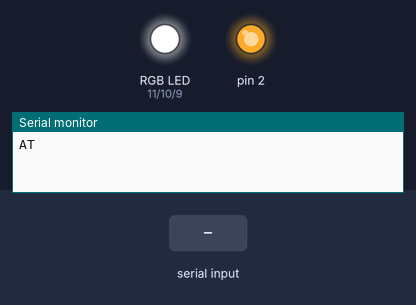
The sketch below on a simulated Arduino Uno, built with avr-gcc and run on an emulated ATmega328P. On the bench: an RGB LED mixed from three pins (HIGH = lit), output pins drawn as LEDs (lit = HIGH), the last lines printed to the serial monitor. The test bench sets the inputs (shaded band).

Above: at 0.5 s.
At 1.5 s:
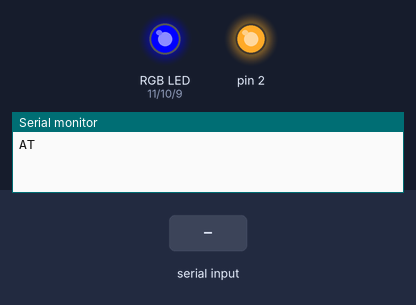
At 4.4 s:
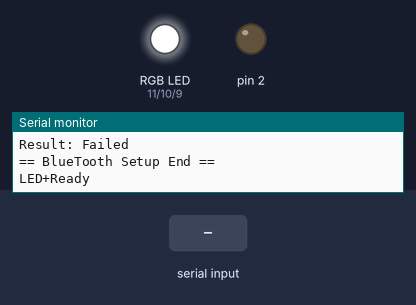
4.5 s: "OK;" received over Serial
6.0 s: "1;" received over Serial
Timing chart, 0 to 9.0 s (numbered marks = the images above; inputs shaded):
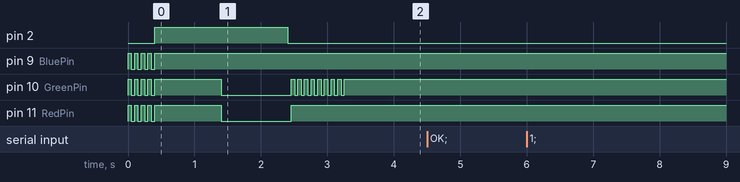

The sketch:

ArduinoCiLamp.ino
```cpp
#include "RGBLed.h"
#include "BlueToothSerial.h"

#define BLUETOOTH 1
#define RGBLED
// #define RBGLED

#define RedPin 11
#define GreenPin 10
#define BluePin 9

#if defined RGBLED
RGBLed led(RedPin, GreenPin, BluePin);
#elif defined RBGLED
RGBLed led(RedPin, BluePin, GreenPin);
#endif

BlueToothSerial BTSerial = BlueToothSerial(2, &Serial);

void setup() {
  led.setColor(0, 0, 0);
  led.blink(0xFFFFFFL, 2);
  Serial.begin(9600);

  bool succeeded = true;

#if BLUETOOTH
  BTSerial.beginSetup(BLUETOOTH);

  if(BTSerial.setupEcho(BLUETOOTH)) { // Bluetooth board if found

    led.blink(0xFF0000L, 3);
    succeeded &= BTSerial.setupBaund(9600);
    succeeded &= BTSerial.setupRole(0);
    succeeded &= BTSerial.setupName("TimNew-CI-Lamp");
    succeeded &= BTSerial.setupSecret("4884");
  }
  else {
    led.last(0x00FFFF);
  }

  String result = BTSerial.endSetup();

  BTSerial.println(result);

#endif

  if(succeeded) {
    led.blink(0x00FF00L, 4);
  }
  else {
    led.blink(0x0000FFL, 4);
  }


  BTSerial.println("LED+Ready");
}

void loop() {
  if(BTSerial.available()) {
    String command = BTSerial.readStringUntil(';');
    command.trim();
    command.toUpperCase();

    if(command == "LED+CONNECT") {
      BTSerial.println("LED+Ready");
    }
    else if(command == "LED+COLOR") {
      byte values[3];
      BTSerial.readBytes((char*) values, 3);
      led.setColor((byte*)values);
      BTSerial.print("LED+Color=[");
      BTSerial.print(values[0], DEC);
      BTSerial.write(',');
      BTSerial.print(values[1], DEC);
      BTSerial.write(',');
      BTSerial.print(values[2], DEC);
      BTSerial.println("]");
    }
    else {
      BTSerial.print("Unknown command: ");
      BTSerial.println(command);
    }
  }
}
```

BlueToothSerial.cpp
```cpp
#include "BlueToothSerial.h"

unsigned int BlueToothSerial::write(byte data) {
  return stream->write(data);
}

int BlueToothSerial::available() {
  return stream->available();
}

int BlueToothSerial::read() {
  return stream->read();
}

int BlueToothSerial::peek() {
  return stream->peek();
}

void BlueToothSerial::flush() {
  return stream->flush();
}

BlueToothSerial::BlueToothSerial(byte ATPin, Stream* serialPort) {
  atPin = ATPin;
  pinMode(atPin, OUTPUT);
  stream = serialPort;

  while(stream->available()) {
    stream->read();
  }
}

void BlueToothSerial::beginSetup(sbyte retryTimes) {
  digitalWrite(atPin, HIGH);
  this->retry = retryTimes;
  setupResult = "\r\n== BlueTooth Setup ==\r\n\r\n";
}

void BlueToothSerial::setupPrint(String output) { setupResult += output; }
void BlueToothSerial::setupPrintln() { setupResult += "\r\n"; }
void BlueToothSerial::setupPrintln(String output) {
  setupPrint(output);
  setupPrintln();
}
void BlueToothSerial::setupPrintln(String label, String value) {
  setupPrint(label);
  setupPrint(": ");
  setupPrint(value);
  setupPrintln();
}
void BlueToothSerial::setupPrintln(String label, int index, String value) {
  setupPrint(label);
  setupPrint("[");
  setupPrint(String(index, (byte)DEC));
  setupPrint("]: ");
  setupPrint(value);
  setupPrintln();
}


String BlueToothSerial::endSetup() {
  setupPrint("\r\n\r\n== BlueTooth Setup End ==\r\n");
  digitalWrite(atPin, LOW);
  return setupResult;
}

boolean BlueToothSerial::setupEcho(sbyte retryTimes) { return sendCommand("AT", retryTimes); }
boolean BlueToothSerial::setupBaund(int baund, sbyte retryTimes) { return sendCommand("AT+UART=" + String(baund, (byte)DEC) + ",0,0", retryTimes); }
boolean BlueToothSerial::setupRole(byte role, sbyte retryTimes) { return sendCommand("AT+ROLE=" + String(role, (byte)DEC), retryTimes); }
boolean BlueToothSerial::setupName(String name, sbyte retryTimes) { return sendCommand("AT+NAME=" + String(name), retryTimes); }
boolean BlueToothSerial::setupSecret(String secretPin, sbyte retryTimes) { return sendCommand("AT+PSWD=" + String(secretPin), retryTimes); }
boolean BlueToothSerial::setupRemoveParis(sbyte retryTimes) { return sendCommand("AT+RMAAD", retryTimes); }

boolean BlueToothSerial::sendCommand(char* command, sbyte retryTimes) {
  return sendCommand(String(command), retryTimes);
}

boolean BlueToothSerial::sendCommand(String command, sbyte retryTimes) {
  byte times;
  if(retryTimes == -1)
    retryTimes = retry;

    setupPrintln("Command", command);

  for(times = 0; times < retryTimes; times ++) {
    stream->println(command);
    stream->flush();

    String result = stream->readStringUntil('\n');
    if(result=="")
      result = "<TimeOut>";

    setupPrintln("Result", times, result);
    result.trim();
    if( result == "OK") {
      break;
    }
  }

  if(times == retryTimes) {
    setupPrint("Result: Failed\r\n\r\n");
    return false;
  }
  else {
    setupPrint("Result: Succeeded\r\n\r\n");
    return true;
  }
}
```

BlueToothSerial.h
```cpp
#ifndef _BlueTooth_H_
#define _BlueTooth_H_

#include "Arduino.h"

#ifndef sbyte
  typedef signed char sbyte;
#endif

class BlueToothSerial : public Stream{
  public:
  BlueToothSerial(byte ATPin, Stream* serialPort);

  void beginSetup(sbyte retryTimes = 3);

  boolean setupEcho(sbyte retryTimes = -1); // AT
  boolean setupBaund(int baund, sbyte retryTimes = -1); // AT+UART
  boolean setupRole(byte role, sbyte retryTimes = -1); // AT+ROLE
  boolean setupName(String name, sbyte retryTimes = -1); // AT+NAME
  boolean setupSecret(String secretPin, sbyte retryTimes = -1); // AT+PSWD
  boolean setupRemoveParis(sbyte retryTimes = -1); // AT+RMAAD

  void setupPrint(String output);
  void setupPrintln();
  void setupPrintln(String output);
  void setupPrintln(String label, String value);
  void setupPrintln(String label, int index, String value);

  String endSetup();

  virtual unsigned int write(byte data);
  virtual int available();
  virtual int read();
  virtual int peek();
  virtual void flush();

  boolean sendCommand(char* command, sbyte retryTimes = -1);
  boolean sendCommand(String command, sbyte retryTimes = -1);


  private:
  String setupResult;
  byte retry;
  Stream* stream;
  byte atPin;
};

#endif
```

RGBLed.cpp
```cpp
#include "RGBLed.h"

RGBLed::RGBLed(byte redPin, byte greenPin, byte bluePin) {
  pins[0] = redPin;
  pins[1] = greenPin;
  pins[2] = bluePin;

  pinMode(redPin, OUTPUT);
  pinMode(greenPin, OUTPUT);
  pinMode(bluePin, OUTPUT);

  setColor(0, 0, 0);
  __protector == 0;
}

void RGBLed::setColor(byte r, byte g, byte b) {
  currentColor[0] = r;
  currentColor[1] = g;
  currentColor[2] = b;

  updateLed();
}

void RGBLed::setColor(byte* rgb) {
  setColor(rgb[0], rgb[1], rgb[2]);
}

void RGBLed::setColor(ColorValue value) {
  setColor((byte*)&value);
}

void RGBLed::updateLed(byte* rgb) {
  byte i;
  byte* pin = pins;
  byte* color = rgb;
  for(i = 0; i < 3; i++, pin++, color++) {
    analogWrite(*pin, 255 - *color);
  }
}

void RGBLed::updateLed() {
  updateLed(currentColor);
}


void RGBLed::blink(ColorValue value, int times, int duration) {
  ColorValue black = 0;
  int halfDuration = duration >> 1;
  int doubleTimes = times << 2;

  for(int i = 0 ; !times || i < doubleTimes; i++ ) {
    if(i & 0x01) {
      updateLed((byte*)&value);
    }
    else {
      updateLed((byte*)&black);
    }
    delay(halfDuration);
  }
  updateLed();
}

void RGBLed::last(ColorValue value, int duration) {
  updateLed((byte*)&value);
  delay(duration);
}

byte* RGBLed::getColor() {
  return currentColor;
}

ColorValue RGBLed::getColorValue() {
  return *((ColorValue *)(currentColor));
}
```

RGBLed.h
```cpp
#ifndef _RGBLed_H_
#define _RGBLed_H_

#include "Arduino.h"

typedef unsigned long ColorValue;

class RGBLed {
  public:
  RGBLed(byte redPin, byte greenPin, byte bluePin);
  void setColor(byte* rgb);
  void setColor(byte r, byte g, byte b);
  void setColor(ColorValue value);
  byte* getColor();
  ColorValue getColorValue();

  void blink(ColorValue value, int times = 4, int duration = 100);
  void last(ColorValue value, int duration = 1000);

  private:
  void updateLed(byte* rgb);
  void updateLed();
  byte pins[3];
  byte currentColor[3];
  byte __protector; // Used for over boundary protection;
};

#endif
```
